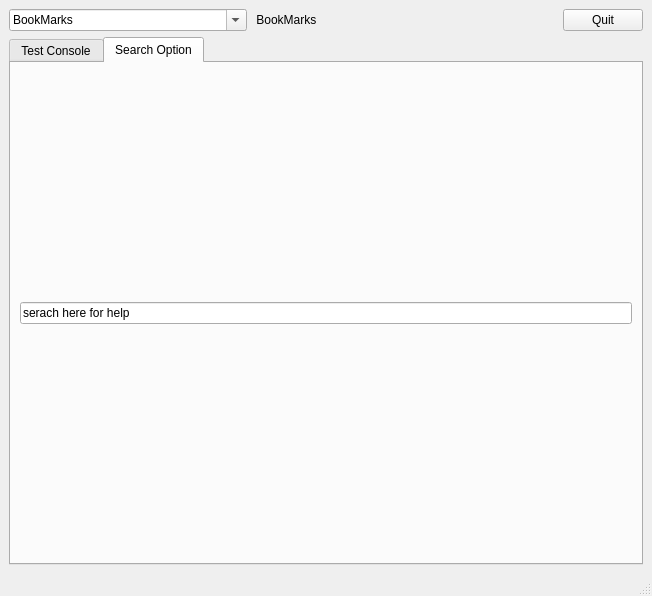
<?xml version="1.0" encoding="UTF-8"?>
<ui version="4.0">
 <class>MainWindow</class>
 <widget class="QMainWindow" name="MainWindow">
  <property name="geometry">
   <rect>
    <x>0</x>
    <y>0</y>
    <width>652</width>
    <height>596</height>
   </rect>
  </property>
  <property name="windowTitle">
   <string>MainWindow</string>
  </property>
  <widget class="QWidget" name="centralwidget">
   <layout class="QGridLayout" name="gridLayout">
    <item row="1" column="0">
     <widget class="QTabWidget" name="tabWidget">
      <property name="currentIndex">
       <number>1</number>
      </property>
      <widget class="QWidget" name="test_console">
       <attribute name="title">
        <string>Test Console</string>
       </attribute>
       <layout class="QGridLayout" name="gridLayout_4">
        <item row="0" column="0">
         <layout class="QGridLayout" name="gridLayout_3"/>
        </item>
       </layout>
      </widget>
      <widget class="QWidget" name="search_option">
       <attribute name="title">
        <string>Search Option</string>
       </attribute>
       <layout class="QVBoxLayout" name="verticalLayout">
        <item>
         <widget class="QLineEdit" name="lineEdit">
          <property name="sizePolicy">
           <sizepolicy hsizetype="MinimumExpanding" vsizetype="Fixed">
            <horstretch>0</horstretch>
            <verstretch>0</verstretch>
           </sizepolicy>
          </property>
          <property name="text">
           <string>serach here for help</string>
          </property>
         </widget>
        </item>
        <item>
         <layout class="QGridLayout" name="gridLayout_5"/>
        </item>
       </layout>
      </widget>
     </widget>
    </item>
    <item row="0" column="0">
     <layout class="QHBoxLayout" name="horizontalLayout">
      <item>
       <widget class="QComboBox" name="bookMarkCombo">
        <property name="sizePolicy">
         <sizepolicy hsizetype="MinimumExpanding" vsizetype="Fixed">
          <horstretch>0</horstretch>
          <verstretch>0</verstretch>
         </sizepolicy>
        </property>
        <property name="editable">
         <bool>true</bool>
        </property>
        <property name="currentText">
         <string notr="true">BookMarks</string>
        </property>
       </widget>
      </item>
      <item>
       <widget class="QLabel" name="bookMark_label">
        <property name="text">
         <string> BookMarks </string>
        </property>
       </widget>
      </item>
      <item>
       <spacer name="horizontalSpacer">
        <property name="orientation">
         <enum>Qt::Horizontal</enum>
        </property>
        <property name="sizeType">
         <enum>QSizePolicy::MinimumExpanding</enum>
        </property>
        <property name="sizeHint" stdset="0">
         <size>
          <width>40</width>
          <height>20</height>
         </size>
        </property>
       </spacer>
      </item>
      <item>
       <widget class="QPushButton" name="Quit">
        <property name="sizePolicy">
         <sizepolicy hsizetype="Fixed" vsizetype="Fixed">
          <horstretch>0</horstretch>
          <verstretch>0</verstretch>
         </sizepolicy>
        </property>
        <property name="text">
         <string>Quit</string>
        </property>
       </widget>
      </item>
     </layout>
    </item>
   </layout>
  </widget>
  <widget class="QMenuBar" name="menubar">
   <property name="geometry">
    <rect>
     <x>0</x>
     <y>0</y>
     <width>652</width>
     <height>21</height>
    </rect>
   </property>
  </widget>
  <widget class="QStatusBar" name="statusbar"/>
 </widget>
 <resources/>
 <connections>
  <connection>
   <sender>tabWidget</sender>
   <signal>currentChanged(int)</signal>
   <receiver>tabWidget</receiver>
   <slot>setCurrentIndex(int)</slot>
   <hints>
    <hint type="sourcelabel">
     <x>325</x>
     <y>313</y>
    </hint>
    <hint type="destinationlabel">
     <x>325</x>
     <y>313</y>
    </hint>
   </hints>
  </connection>
 </connections>
</ui>
